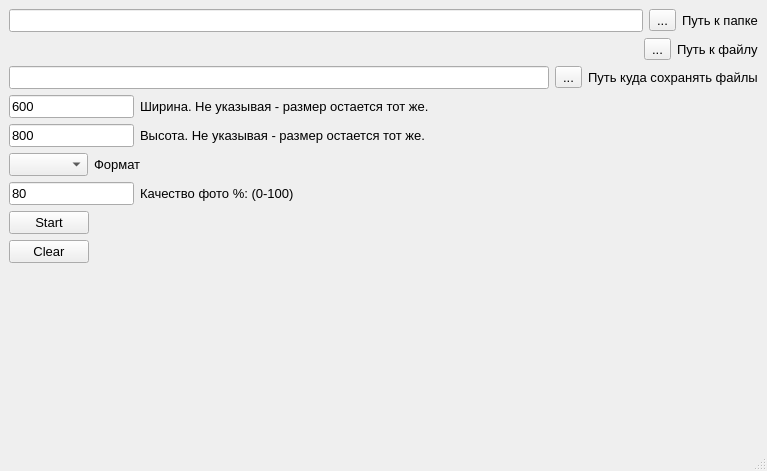
<?xml version="1.0" encoding="UTF-8"?>
<ui version="4.0">
 <class>MainWindow</class>
 <widget class="QMainWindow" name="MainWindow">
  <property name="windowModality">
   <enum>Qt::WindowModal</enum>
  </property>
  <property name="geometry">
   <rect>
    <x>0</x>
    <y>0</y>
    <width>767</width>
    <height>471</height>
   </rect>
  </property>
  <property name="font">
   <font>
    <pointsize>10</pointsize>
   </font>
  </property>
  <property name="windowTitle">
   <string>MainWindow</string>
  </property>
  <property name="tabShape">
   <enum>QTabWidget::Rounded</enum>
  </property>
  <widget class="QWidget" name="centralwidget">
   <layout class="QFormLayout" name="formLayout">
    <item row="3" column="0">
     <layout class="QHBoxLayout" name="horizontalLayout">
      <item>
       <widget class="QLineEdit" name="lineEdit_3">
        <property name="text">
         <string>600</string>
        </property>
       </widget>
      </item>
      <item>
       <widget class="QLabel" name="label_3">
        <property name="text">
         <string>Ширина. Не указывая - размер остается тот же.</string>
        </property>
       </widget>
      </item>
     </layout>
    </item>
    <item row="4" column="0">
     <layout class="QHBoxLayout" name="horizontalLayout_2">
      <item>
       <widget class="QLineEdit" name="lineEdit_4">
        <property name="text">
         <string>800</string>
        </property>
       </widget>
      </item>
      <item>
       <widget class="QLabel" name="label_4">
        <property name="text">
         <string>Высота. Не указывая - размер остается тот же.</string>
        </property>
       </widget>
      </item>
     </layout>
    </item>
    <item row="5" column="0">
     <layout class="QHBoxLayout" name="horizontalLayout_3">
      <item>
       <widget class="QComboBox" name="comboBox"/>
      </item>
      <item>
       <widget class="QLabel" name="label_5">
        <property name="text">
         <string>Формат</string>
        </property>
       </widget>
      </item>
     </layout>
    </item>
    <item row="6" column="0">
     <layout class="QHBoxLayout" name="horizontalLayout_4">
      <item>
       <widget class="QLineEdit" name="lineEdit_5">
        <property name="text">
         <string>80</string>
        </property>
       </widget>
      </item>
      <item>
       <widget class="QLabel" name="label_6">
        <property name="text">
         <string>Качество фото %: (0-100)</string>
        </property>
       </widget>
      </item>
     </layout>
    </item>
    <item row="7" column="0">
     <widget class="QPushButton" name="pushButton">
      <property name="text">
       <string>Start</string>
      </property>
     </widget>
    </item>
    <item row="8" column="0">
     <widget class="QPushButton" name="pushButton_2">
      <property name="text">
       <string>Clear</string>
      </property>
     </widget>
    </item>
    <item row="1" column="0" colspan="2">
     <layout class="QHBoxLayout" name="horizontalLayout_8">
      <item>
       <spacer name="horizontalSpacer">
        <property name="orientation">
         <enum>Qt::Horizontal</enum>
        </property>
        <property name="sizeHint" stdset="0">
         <size>
          <width>40</width>
          <height>20</height>
         </size>
        </property>
       </spacer>
      </item>
      <item>
       <widget class="QToolButton" name="toolButton_3">
        <property name="text">
         <string>...</string>
        </property>
       </widget>
      </item>
      <item>
       <widget class="QLabel" name="label_7">
        <property name="text">
         <string>Путь к файлу</string>
        </property>
       </widget>
      </item>
     </layout>
    </item>
    <item row="0" column="0" colspan="2">
     <layout class="QHBoxLayout" name="horizontalLayout_5">
      <item>
       <widget class="QLineEdit" name="lineEdit"/>
      </item>
      <item>
       <widget class="QToolButton" name="toolButton">
        <property name="text">
         <string>...</string>
        </property>
       </widget>
      </item>
      <item>
       <widget class="QLabel" name="label">
        <property name="text">
         <string>Путь к папке</string>
        </property>
       </widget>
      </item>
     </layout>
    </item>
    <item row="2" column="0" colspan="2">
     <layout class="QHBoxLayout" name="horizontalLayout_6">
      <item>
       <widget class="QLineEdit" name="lineEdit_2"/>
      </item>
      <item>
       <widget class="QToolButton" name="toolButton_2">
        <property name="text">
         <string>...</string>
        </property>
       </widget>
      </item>
      <item>
       <widget class="QLabel" name="label_2">
        <property name="text">
         <string>Путь куда сохранять файлы</string>
        </property>
       </widget>
      </item>
     </layout>
    </item>
   </layout>
  </widget>
  <widget class="QMenuBar" name="menubar">
   <property name="geometry">
    <rect>
     <x>0</x>
     <y>0</y>
     <width>767</width>
     <height>21</height>
    </rect>
   </property>
  </widget>
  <widget class="QStatusBar" name="statusbar"/>
 </widget>
 <resources/>
 <connections/>
</ui>
